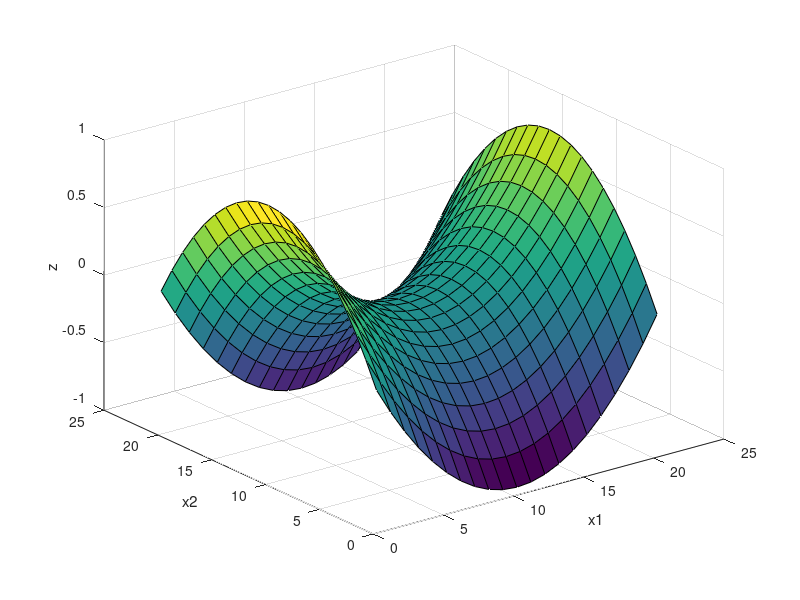

This chart was generated by the following MATLAB code:
clear all

x1 = -1:0.1:1 ;
x2 = -1:0.1:1 ;
w = [ 0 -1 1 ] ;

z = zeros( length(x1) , length(x2) ) ;

for xx = 1 : length(x1)

  for yy = 1 : length(x2)
  
  z(xx,yy) = w(1)*1 + w(2)*x1(xx)^2 + w(3)*x2(yy)^2 ;
  
  end
  
end

surf( z ) ; xlabel('x1') ;ylabel('x2') ; zlabel('z') ; 
